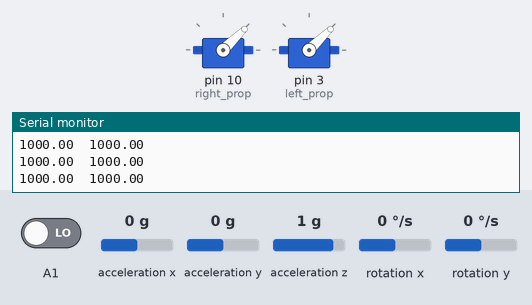
A sketch run on a simulated Arduino Uno, built with avr-gcc and run on an emulated ATmega328P. Shown: 2 × servo, the last lines printed to the serial monitor. Wiring (inferred from the names in the program): MPU-6050 motion sensor at I2C address 0x68. The inputs (shaded band) are chosen by the test bench; at power-on: acceleration z 1 g, A1 LOW, acceleration x 0 g, acceleration y 0 g, rotation x 0 °/s, rotation y 0 °/s.

Above: at 8.2 s.
8.3 s: acceleration z set to 0 g
At 9.7 s:
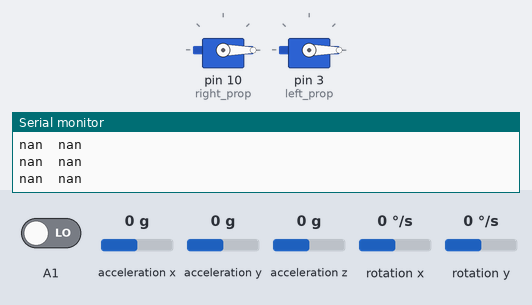
Timing chart, 0 to 11.3 s (numbered marks = the images above; inputs shaded):
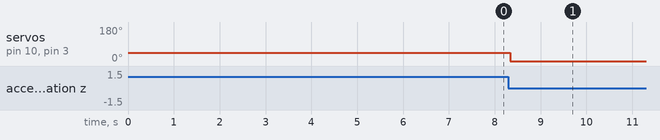

Measured:
- after the input at 8.3 s, servo on pin 10 (right_prop), servo on pin 3 (left_prop): 44° → 0° at once

The sketch:

PID_balance_arduino.ino
```cpp
#include <Wire.h>
#include <Servo.h>


Servo right_prop;
Servo left_prop;

/*MPU-6050 gives you 16 bits data so you have to create some 16int constants
   to store the data for accelerations and gyro*/

int16_t Acc_rawX, Acc_rawY, Acc_rawZ, Gyr_rawX, Gyr_rawY, Gyr_rawZ;


float Acceleration_angle[2];
float Gyro_angle[2];
float Total_angle[2];


float elapsedTime, time, timePrev;
int i;
float rad_to_deg = 180 / 3.141592654;

float PID, pwmLeft, pwmRight, error, previous_error;
float pid_p = 0;
float pid_i = 0;
float pid_d = 0;
/////////////////PID CONSTANTS/////////////////
double kp = 3.55; //3.55
double ki = 0.006; //0.003
double kd = 0.001; //2.05
///////////////////////////////////////////////

double throttle = 1300; //initial value of throttle to the motors
float desired_angle = 0; //This is the angle in which we whant the
//balance to stay steady


void setup() {
  Wire.begin(); //begin the wire comunication
  Wire.beginTransmission(0x68);
  Wire.write(0x6B);
  Wire.write(0);
  Wire.endTransmission(true);
  Serial.begin(115200);
  right_prop.attach(10); //attatch the right motor to pin 3
  left_prop.attach(3);  //attatch the left motor to pin 5

  time = millis(); //Start counting time in milliseconds
  left_prop.writeMicroseconds(1000);
  right_prop.writeMicroseconds(1000);
  delay(7000);
}//end of setup void

void loop() {
  throttle = map(pulseIn(A1, HIGH, 25000), 1000, 1900, 1100, 2000);
  /////////////////////////////I M U/////////////////////////////////////
  timePrev = time;  // the previous time is stored before the actual time read
  time = millis();  // actual time read
  elapsedTime = (time - timePrev) / 1000;

  Wire.beginTransmission(0x68);
  Wire.write(0x3B); //Ask for the 0x3B register- correspond to AcX
  Wire.endTransmission(false);
  Wire.requestFrom(0x68, 6, true);

  Acc_rawX = Wire.read() << 8 | Wire.read(); //each value needs two registres
  Acc_rawY = Wire.read() << 8 | Wire.read();
  Acc_rawZ = Wire.read() << 8 | Wire.read();

  Acceleration_angle[0] = atan((Acc_rawY / 16384.0) / sqrt(pow((Acc_rawX / 16384.0), 2) + pow((Acc_rawZ / 16384.0), 2))) * rad_to_deg;
  /*---Y---*/
  Acceleration_angle[1] = atan(-1 * (Acc_rawX / 16384.0) / sqrt(pow((Acc_rawY / 16384.0), 2) + pow((Acc_rawZ / 16384.0), 2))) * rad_to_deg;

  Wire.beginTransmission(0x68);
  Wire.write(0x43); //Gyro data first adress
  Wire.endTransmission(false);
  Wire.requestFrom(0x68, 4, true); //Just 4 registers

  Gyr_rawX = Wire.read() << 8 | Wire.read(); //Once again we shif and sum
  Gyr_rawY = Wire.read() << 8 | Wire.read();

  /*Now in order to obtain the gyro data in degrees/seconda we have to divide first
    the raw value by 131 because that's the value that the datasheet gives us*/

  /*---X---*/
  Gyro_angle[0] = Gyr_rawX / 131.0;
  /*---Y---*/
  Gyro_angle[1] = Gyr_rawY / 131.0;

  /*---X axis angle---*/
  Total_angle[0] = 0.98 * (Total_angle[0] + Gyro_angle[0] * elapsedTime) + 0.02 * Acceleration_angle[0];
  /*---Y axis angle---*/
  Total_angle[1] = 0.98 * (Total_angle[1] + Gyro_angle[1] * elapsedTime) + 0.02 * Acceleration_angle[1];

  /*Now we have our angles in degree and values from -10º0 to 100º aprox*/
  //Serial.println(Total_angle[1]);


  /*///////////////////////////P I D///////////////////////////////////*/
  /*Remember that for the balance we will use just one axis. I've choose the x angle
    to implement the PID with. That means that the x axis of the IMU has to be paralel to
    the balance*/

  /*First calculate the error between the desired angle and
    the real measured angle*/
  error = Total_angle[1] - desired_angle;

  /*Next the proportional value of the PID is just a proportional constant
    multiplied by the error*/

  pid_p = kp * error;

  if (-3 < error < 3)
  {
    pid_i = pid_i + (ki * error);
  }

  pid_d = kd * ((error - previous_error) / elapsedTime);

  /*The final PID values is the sum of each of this 3 parts*/
  PID = pid_p + pid_i + pid_d;

  if (PID < -1000)
  {
    PID = -1000;
  }
  if (PID > 1000)
  {
    PID = 1000;
  }

  /*Finnaly we calculate the PWM width. We sum the desired throttle and the PID value*/
  pwmLeft = throttle + PID;
  pwmRight = throttle - PID;


  /*Once again we map the PWM values to be sure that we won't pass the min
    and max values. Yes, we've already maped the PID values. But for example, for
    throttle value of 1300, if we sum the max PID value we would have 2300us and
    that will mess up the ESC.*/
  //Right
  if (pwmRight < 1000)
  {
    pwmRight = 1000;
  }
  if (pwmRight > 2000)
  {
    pwmRight = 2000;
  }
  //Left
  if (pwmLeft < 1000)
  {
    pwmLeft = 1000;
  }
  if (pwmLeft > 2000)
  {
    pwmLeft = 2000;
  }

  Serial.print(pwmLeft);
  Serial.print("  ");
  Serial.println(pwmRight);

  /*Finnaly using the servo function we create the PWM pulses with the calculated
    width for each pulse*/


  left_prop.writeMicroseconds(pwmLeft);
  right_prop.writeMicroseconds(pwmRight);
  previous_error = error; //Remember to store the previous error.
  delay(40);
}//end of loop void
```
